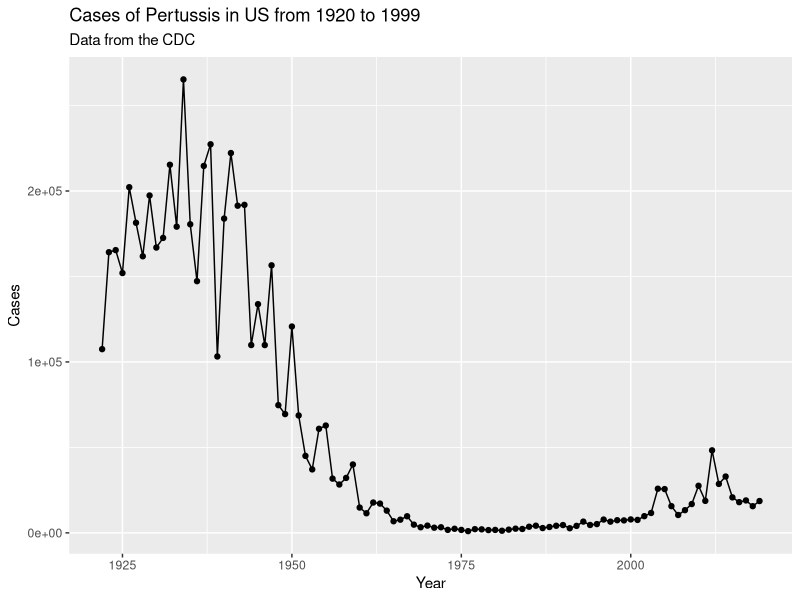
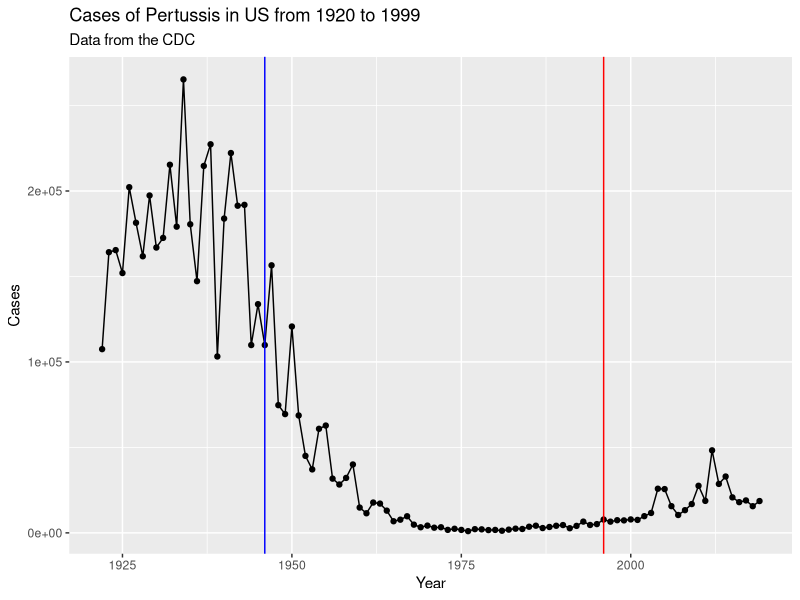

The R source for these figures, in order: (Note: this script raises an error after producing the figures.)
## ---- chunk 1
cdc <- data.frame(
                              Year = c(1922L,1923L,1924L,1925L,
                                          1926L,1927L,1928L,1929L,1930L,1931L,
                                          1932L,1933L,1934L,1935L,1936L,
                                          1937L,1938L,1939L,1940L,1941L,1942L,
                                          1943L,1944L,1945L,1946L,1947L,
                                          1948L,1949L,1950L,1951L,1952L,
                                          1953L,1954L,1955L,1956L,1957L,1958L,
                                          1959L,1960L,1961L,1962L,1963L,
                                          1964L,1965L,1966L,1967L,1968L,1969L,
                                          1970L,1971L,1972L,1973L,1974L,
                                          1975L,1976L,1977L,1978L,1979L,1980L,
                                          1981L,1982L,1983L,1984L,1985L,
                                          1986L,1987L,1988L,1989L,1990L,
                                          1991L,1992L,1993L,1994L,1995L,1996L,
                                          1997L,1998L,1999L,2000L,2001L,
                                          2002L,2003L,2004L,2005L,2006L,2007L,
                                          2008L,2009L,2010L,2011L,2012L,
                                          2013L,2014L,2015L,2016L,2017L,2018L,
                                          2019L),
                              Cases = c(107473,164191,165418,152003,
                                          202210,181411,161799,197371,
                                          166914,172559,215343,179135,265269,
                                          180518,147237,214652,227319,103188,
                                          183866,222202,191383,191890,109873,
                                          133792,109860,156517,74715,69479,
                                          120718,68687,45030,37129,60886,
                                          62786,31732,28295,32148,40005,
                                          14809,11468,17749,17135,13005,6799,
                                          7717,9718,4810,3285,4249,3036,
                                          3287,1759,2402,1738,1010,2177,2063,
                                          1623,1730,1248,1895,2463,2276,
                                          3589,4195,2823,3450,4157,4570,
                                          2719,4083,6586,4617,5137,7796,6564,
                                          7405,7298,7867,7580,9771,11647,
                                          25827,25616,15632,10454,13278,
                                          16858,27550,18719,48277,28639,32971,
                                          20762,17972,18975,15609,18617)
       )

## ---- chunk 2
library (ggplot2)

baseplot <- ggplot(cdc) +
  aes (Year, Cases) +
  geom_point() +
  geom_line() +
  labs(title = "Cases of Pertussis in US from 1920 to 1999", 
       subtitle = "Data from the CDC")

baseplot

## ---- chunk 3
baseplot +
  geom_vline(xintercept = 1946, col = "blue") +
  geom_vline(xintercept = 1996, col = "red") 
## ---- chunk 4
library (jsonlite)
## ---- chunk 5
subject <- read_json("https://www.cmi-pb.org/api/subject",
                     simplifyVector = TRUE)
head(subject)
## ---- chunk 6
table (subject$infancy_vac)
## ---- chunk 7
table (subject$biological_sex)
## ---- chunk 8
table(subject$race, subject$biological_sex)
## ---- chunk 9
library (lubridate)

today()
## ---- chunk 10
age_days <- today() - ymd(subject$year_of_birth)
age_years <- time_length (age_days, "years")
subject$age <- age_years 
## ---- chunk 11
mean(subject$age)
## ---- chunk 12
library (dplyr)
mean ( filter(subject, infancy_vac == "aP")$age)
mean ( filter(subject, infancy_vac == "wP")$age)
## ---- chunk 13
ap.age <- filter(subject, infancy_vac == "aP")$age
wp.age <- filter(subject, infancy_vac == "wP")$age

mean( ap.age )
mean( wp.age )

#T.test

t.test(ap.age, wp.age)
## ---- chunk 14
ggplot(subject) +
  aes((age),
      fill=as.factor(infancy_vac)) +
  geom_histogram(show.legend=FALSE) +
  facet_wrap(vars(infancy_vac), nrow=2) 
## ---- chunk 15
specimen <- read_json("http://cmi-pb.org/api/specimen",
                       simplifyVector = TRUE)
titer <- read_json("http://www.cmi-pb.org/api/ab_titer",
                    simplifyVector = TRUE)

## ---- chunk 16
head(specimen)
## ---- chunk 17
head (titer)
## ---- chunk 18
meta <- inner_join(specimen, subject)
dim(meta)
head(meta)
## ---- chunk 19
abdata <- inner_join(titer, meta)
dim(abdata)
## ---- chunk 20
head(abdata)
## ---- chunk 21
table(abdata$isotype)
## ---- chunk 22
table(abdata$visit)
## ---- chunk 23
ig1 <- abdata %>% filter(isotype == "IgG1", visit!=8)
head(ig1)
## ---- chunk 24
ggplot(ig1) +
  aes(MFI, antigen) +
  geom_boxplot() + 
  facet_wrap(vars(visit), nrow=2)
## ---- chunk 25
ggplot(ig1) +
  aes(MFI, antigen, col=infancy_vac ) +
  geom_boxplot(show.legend = FALSE) + 
  facet_wrap(vars(visit), nrow=2) +
  theme_bw()
## ---- chunk 26
ggplot(ig1) +
  aes(MFI, antigen, col=infancy_vac ) +
  geom_boxplot(show.legend = FALSE) + 
  facet_wrap(vars(infancy_vac, visit), nrow=2)
## ---- chunk 27
filter(ig1, antigen=="Measles") %>%
  ggplot() +
  aes(MFI, col=infancy_vac) +
  geom_boxplot(show.legend = FALSE) +
  facet_wrap(vars(visit)) +
  theme_bw()
## ---- chunk 28
filter(ig1, antigen== "FIM2/3") %>%
  ggplot() +
  aes(MFI, col=infancy_vac) +
  geom_boxplot(show.legend = FALSE) +
  facet_wrap(vars(visit)) +
  theme_bw()
## ---- chunk 29
url <- "https://www.cmi-pb.org/api/v2/rnaseq?versioned_ensembl_gene_id=eq.ENSG00000211896.7"

rna <- read_json(url, simplifyVector = TRUE) 
## ---- chunk 30
#meta <- inner_join(specimen, subject)
ssrna <- inner_join(rna, meta)
## ---- chunk 31
ggplot(ssrna) +
  aes(visit, tpm, group=subject_id) +
  geom_point() +
  geom_line(alpha=0.2)
## ---- chunk 32
ggplot(ssrna) +
  aes(tpm, col=infancy_vac) +
  geom_boxplot() +
  facet_wrap(vars(visit))
## ---- chunk 33
ssrna %>%  
  filter(visit==4) %>% 
  ggplot() +
    aes(tpm, col=infancy_vac) + geom_density() + 
    geom_rug() 
